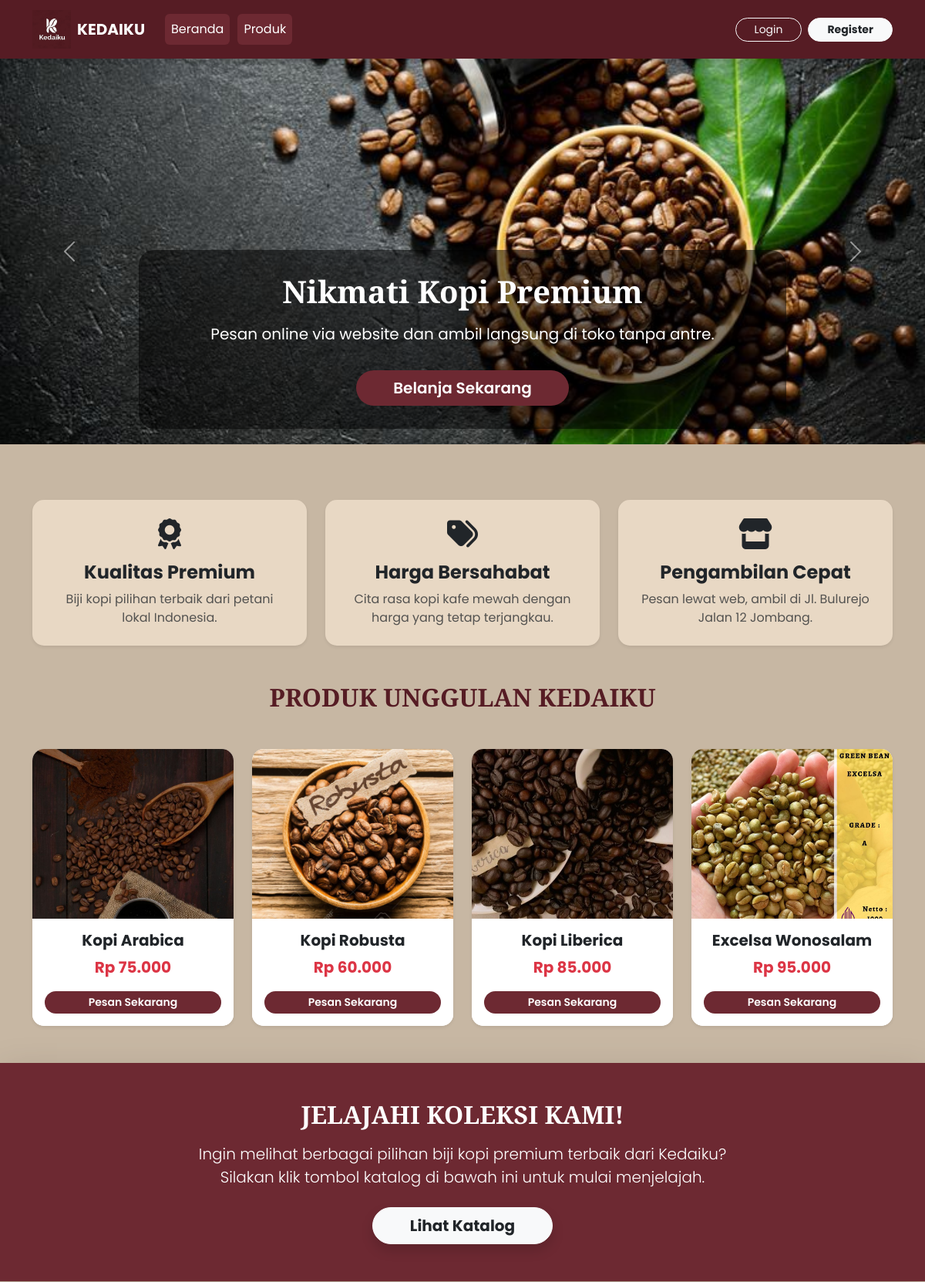
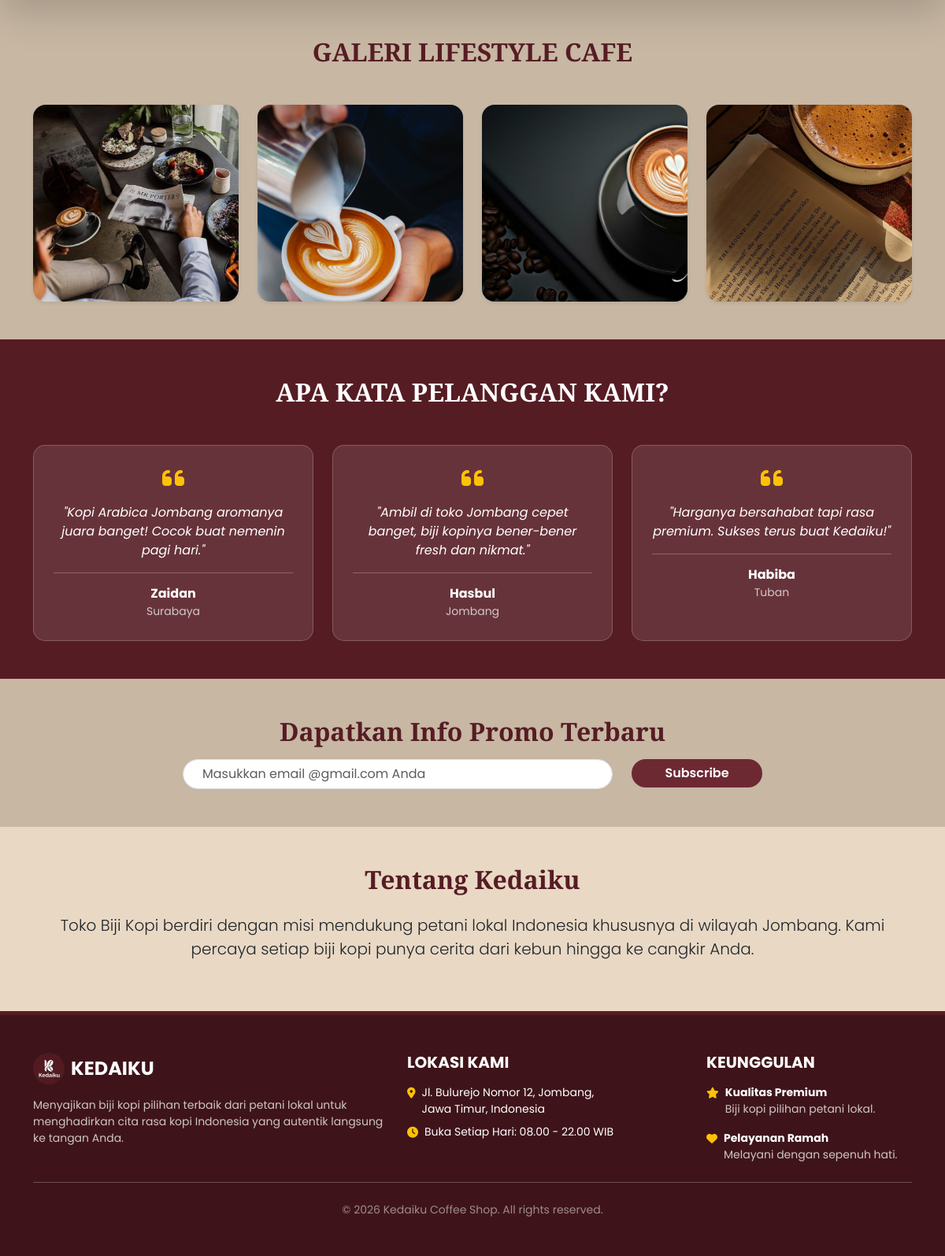
The page / on the database its author committed (2 pictures, top to bottom).
### tables this page shows
CREATE TABLE `produk` (
  `id` int NOT NULL,
  `nama` varchar(100) DEFAULT NULL,
  `harga` int DEFAULT NULL,
  `gambar` varchar(200) DEFAULT NULL,
  `stok` int NOT NULL DEFAULT '0'
);

### index.php (the view, shortened to what this page needs)
<?php
include 'koneksi.php';
?>
<!DOCTYPE html>
<html lang="id">
<head>
    <link rel="stylesheet" href="https://cdn.jsdelivr.net/npm/bootstrap@5.3.2/dist/css/bootstrap.min.css">
    <link rel="stylesheet" href="assets/css/style.css">
    <link rel="stylesheet" href="https://cdnjs.cloudflare.com/ajax/libs/font-awesome/6.4.2/css/all.min.css">
</head>
<body>
    <?php include 'layout/header.php'; ?>
    <div id="kopiCarousel" class="carousel slide" data-bs-ride="carousel">
        <div class="carousel-inner">
            <div class="carousel-item active">
                <img src="assets/gambar/Index.jpg" class="d-block w-100" style="height:500px;object-fit:cover;">
                <div class="carousel-caption">
                    <h1 class="fw-bold text-white mb-3">Nikmati Kopi Premium</h1>
                    <p class="text-white fs-5">Pesan online via website dan ambil langsung di toko tanpa antre.</p>
                    <a href="produk.php" class="btn btn-main btn-lg px-5 mt-3 rounded-pill shadow">Belanja Sekarang</a>
                </div>
            </div>
        </div>
        <button class="carousel-control-prev" type="button" data-bs-target="#kopiCarousel" data-bs-slide="prev">
            <span class="carousel-control-prev-icon"></span>
        </button>
        <button class="carousel-control-next" type="button" data-bs-target="#kopiCarousel" data-bs-slide="next">
            <span class="carousel-control-next-icon"></span>
        </button>
    </div>
    <div class="container my-5 pt-4">
        <div class="row text-center g-4 justify-content-center">
            <div class="col-md-4">
                <div class="card feature-card p-4 shadow-sm h-100 border-0">
                    <i class="fa-solid fa-award fs-1 text-velvet mb-3"></i>
                    <h4 class="fw-bold">Kualitas Premium</h4>
                    <p class="text-muted mb-0">Biji kopi pilihan terbaik dari petani lokal Indonesia.</p>
                </div>
            </div>
            <div class="col-md-4">
                <div class="card feature-card p-4 shadow-sm h-100 border-0">
                    <i class="fa-solid fa-tags fs-1 text-velvet mb-3"></i>
                    <h4 class="fw-bold">Harga Bersahabat</h4>
                    <p class="text-muted mb-0">Cita rasa kopi kafe mewah dengan harga yang tetap terjangkau.</p>
                </div>
            </div>
            <div class="col-md-4">
                <div class="card feature-card p-4 shadow-sm h-100 border-0">
                    <i class="fa-solid fa-store fs-1 text-velvet mb-3"></i>
                    <h4 class="fw-bold">Pengambilan Cepat</h4>
                    <p class="text-muted mb-0">Pesan lewat web, ambil di Jl. Bulurejo Jalan 12 Jombang.</p>
                </div>
            </div>
        </div>
    </div>
    <div class="container my-5">
        <h2 class="text-center mb-5 fw-bold text-uppercase">Produk Unggulan Kedaiku</h2>
        <div class="row justify-content-center g-4">
            <?php
            $result = $koneksi->query("SELECT * FROM produk LIMIT 4");
            while ($row = $result->fetch_assoc()) :
            ?>
                <div class="col-md-3">
                    <div class="card product-card border-0 shadow-sm h-100">
                        <img src="assets/gambar/<?php echo $row['gambar']; ?>" class="card-img-top" style="height:220px;object-fit:cover;">
                        <div class="card-body text-center d-flex flex-column bg-white">
                            <h5 class="fw-bold mb-2"><?php echo $row['nama']; ?></h5>
                            <p class="text-danger fw-bold fs-5 mb-3">Rp <?php echo number_format($row['harga'], 0, ',', '.'); ?></p>
                            <div class="mt-auto">
                                <a href="produk.php" class="btn btn-main btn-sm w-100 rounded-pill">Pesan Sekarang</a>
                            </div>
                        </div>
                    </div>
                </div>
            <?php endwhile; ?>
        </div>
    </div>
    <div class="text-white py-5 text-center shadow-lg my-5" style="background:#6d2932;">
        <div class="container">
            <h2 class="mb-3 text-white fw-bold text-uppercase">Jelajahi Koleksi Kami!</h2>
            <p class="lead mb-4">Ingin melihat berbagai pilihan biji kopi premium terbaik dari Kedaiku? <br> Silakan klik tombol katalog di bawah ini untuk mulai menjelajah.</p>
            <a href="produk.php" class="btn btn-light btn-lg px-5 rounded-pill text-dark fw-bold shadow">Lihat Katalog</a>
        </div>
    </div>
    <div class="container my-5">
        <h2 class="text-center mb-5 fw-bold text-uppercase">Galeri Lifestyle Cafe</h2>
        <div class="row g-4 justify-content-center">
            <div class="col-md-3 col-sm-6">
                <img src="assets/gambar/galeri1.jpg" class="img-fluid rounded-4 shadow-sm w-100" style="height:250px; object-fit:cover;">
            </div>
            <div class="col-md-3 col-sm-6">
                <img src="assets/gambar/galeri2.jpg" class="img-fluid rounded-4 shadow-sm w-100" style="height:250px; object-fit:cover;">
            </div>
            <div class="col-md-3 col-sm-6">
                <img src="assets/gambar/galeri3.jpg" class="img-fluid rounded-4 shadow-sm w-100" style="height:250px; object-fit:cover;">
            </div>
            <div class="col-md-3 col-sm-6">
                <img src="assets/gambar/galeri4.jpg" class="img-fluid rounded-4 shadow-sm w-100" style="height:250px; object-fit:cover;">
            </div>
        </div>
    </div>
    <div class="py-5" style="background:#561c24;">
        <div class="container text-center text-white">
            <h2 class="mb-5 text-white fw-bold">APA KATA PELANGGAN KAMI?</h2>
            <div class="row g-4 justify-content-center">
                <div class="col-md-4">
                    <div class="testi-card">
                        <i class="fa-solid fa-quote-left fs-2 text-warning mb-3"></i>
                        <p class="fst-italic text-white">"Kopi Arabica Jombang aromanya juara banget! Cocok buat nemenin pagi hari."</p>
                        <hr class="border-light opacity-25">
                        <h6 class="fw-bold mb-0 text-white">Zaidan</h6>
                        <small class="text-light opacity-75">Surabaya</small>
                    </div>
                </div>
                <div class="col-md-4">
                    <div class="testi-card">
                        <i class="fa-solid fa-quote-left fs-2 text-warning mb-3"></i>
                        <p class="fst-italic text-white">"Ambil di toko Jombang cepet banget, biji kopinya bener-bener fresh dan nikmat."</p>
                        <hr class="border-light opacity-25">
                        <h6 class="fw-bold mb-0 text-white">Hasbul</h6>
                        <small class="text-light opacity-75">Jombang</small>
                    </div>
                </div>
                <div class="col-md-4">
                    <div class="testi-card">
                        <i class="fa-solid fa-quote-left fs-2 text-warning mb-3"></i>
                        <p class="fst-italic text-white">"Harganya bersahabat tapi rasa premium. Sukses terus buat Kedaiku!"</p>
                        <hr class="border-light opacity-25">
                        <h6 class="fw-bold mb-0 text-white">Habiba</h6>
                        <small class="text-light opacity-75">Tuban</small>
                    </div>
                </div>
            </div>
        </div>
    </div>
    <div class="container my-5 text-center">
        <h2 class="fw-bold">
            Dapatkan Info Promo Terbaru</h2>
        <form class="row justify-content-center mt-3" onsubmit="return validateEmail()">
            <div class="col-md-6">
                <input type="email" id="emailInput" class="form-control rounded-pill px-4" placeholder="Masukkan email @gmail.com Anda">
            </div>
            <div class="col-md-2 mt-2 mt-md-0">
                <button type="submit" class="btn btn-main w-100 rounded-pill">Subscribe</button>
            </div>
        </form>
    </div>
    <div class="py-5" style="background:#e8d8c4;">
        <div class="container text-center">
            <h2 class="mb-4 fw-bold">Tentang Kedaiku</h2>
            <p class="lead text-dark">
                Toko Biji Kopi berdiri dengan misi mendukung petani lokal Indonesia khususnya di wilayah Jombang.
                Kami percaya setiap biji kopi punya cerita dari kebun hingga ke cangkir Anda.
            </p>
        </div>
    </div>
    <?php include 'layout/footer.php'; ?>
</body>
</html>

### assets/css/style.css (style rules this page uses)
body { font-family:'Poppins',sans-serif; background:#c7b7a3; }
h1,h2,h3 { font-family:'Playfair Display', serif; color:#561c24; }

### index.php (style rules this page uses)
body { font-family: 'Poppins', sans-serif; background: #c7b7a3; }
h1, h2, h3 { font-family: 'Playfair Display', serif; color: #561c24; }
.btn-main { background: #6d2932; color: white; border: none; font-weight: 600; }
.feature-card { background: #e8d8c4; border: none; border-radius: 15px; }
.product-card { border-radius: 15px; overflow: hidden; transition: 0.3s; }
.testi-card { background: rgba(255, 255, 255, 0.1); border: 1px solid rgba(255, 255, 255, 0.2); border-radius: 15px; padding: 25px; height: 100%; }
.carousel-caption { background: rgba(0, 0, 0, 0.5); padding: 30px; border-radius: 20px; }

### rows shown on the page
produk: gambar (picture), nama "Kopi Arabica", harga "75.000"
produk: gambar (picture), nama "Kopi Robusta", harga "60.000"
produk: gambar (picture), nama "Kopi Liberica", harga "85.000"
produk: gambar (picture), nama "Excelsa Wonosalam", harga "95.000"
